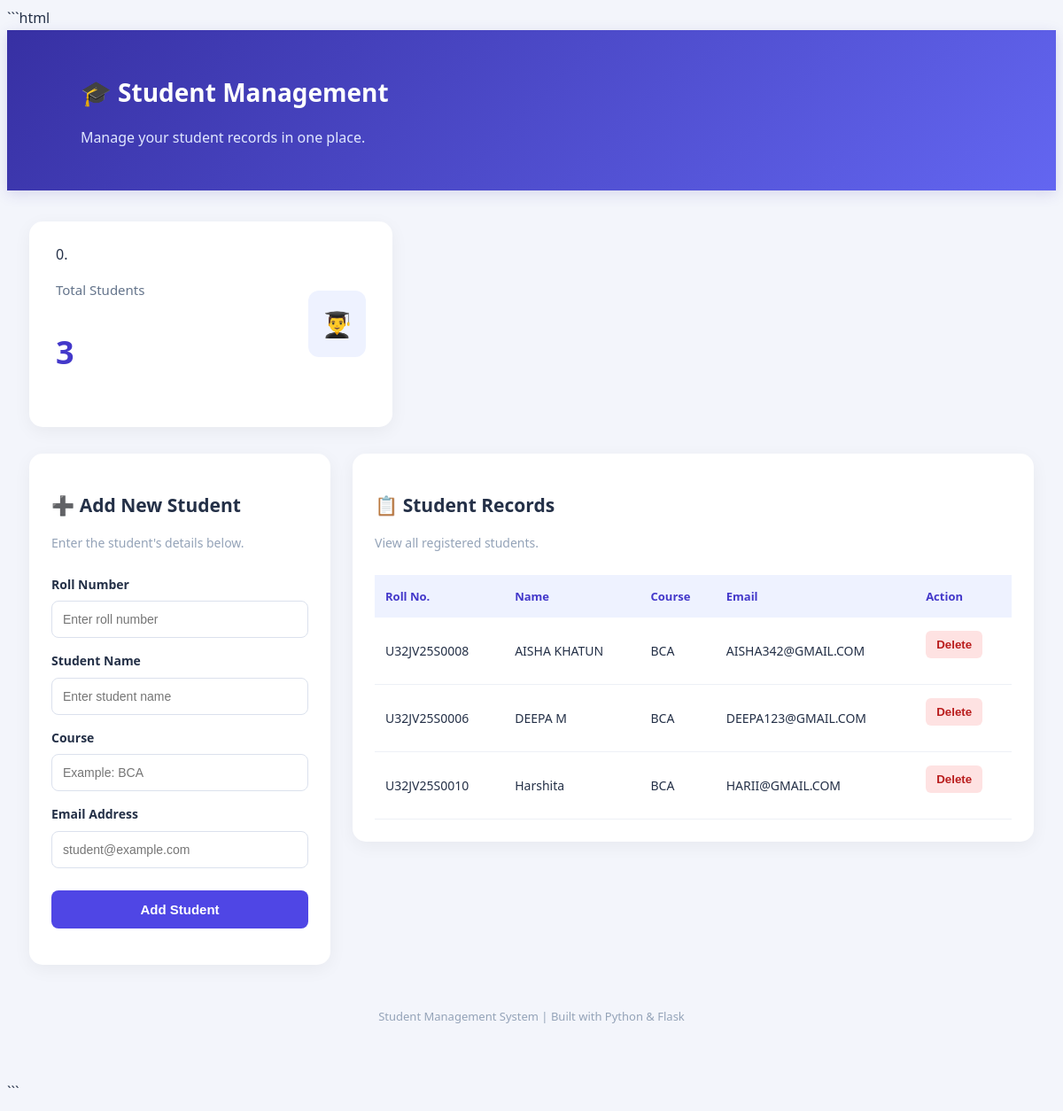
The page / on the database its author committed.
### tables this page shows
CREATE TABLE students (
            id INTEGER PRIMARY KEY AUTOINCREMENT,
            roll_no TEXT UNIQUE NOT NULL,
            name TEXT NOT NULL,
            course TEXT NOT NULL,
            email TEXT NOT NULL
        );

### app.py (the view)
@app.route("/")
def index():
    conn = sqlite3.connect(DATABASE)
    conn.row_factory = sqlite3.Row
    students = conn.execute(
        "SELECT * FROM students ORDER BY id DESC"
    ).fetchall()
    total_students = conn.execute(
        "SELECT COUNT(*) FROM students"
    ).fetchone()[0]
    conn.close()
    return render_template(
        "index.html",
        students=students,
        total_students=total_students
    )

### templates/index.html (shortened to what this page needs)
<!DOCTYPE html>
<html lang="en">
<head>
    <link rel="stylesheet"
          href="{{ url_for('static', filename='style.css') }}">
</head>
<body>
    <header class="header">
        <div>
            <h1>🎓 Student Management</h1>
            <p>Manage your student records in one place.</p>
        </div>
    </header>
    <main class="container">
        <section class="stats-card">
            <div>0.
                <p>Total Students</p>
                <h2>{{ total_students }}</h2>
            </div>
            <div class="stats-icon">👨‍🎓</div>
        </section>
        <div class="content-grid">
            <section class="card">
                <h2>➕ Add New Student</h2>
                <p class="subtitle">Enter the student's details below.</p>
                <form action="/add" method="POST">
                    <label for="roll_no">Roll Number</label>
                    <input
                        type="text"
                        id="roll_no"
                        name="roll_no"
                        placeholder="Enter roll number"
                        required
                    >
                    <label for="name">Student Name</label>
                    <input
                        type="text"
                        id="name"
                        name="name"
                        placeholder="Enter student name"
                        required
                    >
                    <label for="course">Course</label>
                    <input
                        type="text"
                        id="course"
                        name="course"
                        placeholder="Example: BCA"
                        required
                    >
                    <label for="email">Email Address</label>
                    <input
                        type="email"
                        id="email"
                        name="email"
                        placeholder="student@example.com"
                        required
                    >
                    <button type="submit" class="btn-primary">
                        Add Student
                    </button>
                </form>
            </section>
            <section class="card student-card">
                <h2>📋 Student Records</h2>
                <p class="subtitle">View all registered students.</p>
                <div class="table-wrapper">
                    <table>
                        <thead>
                            <tr>
                                <th>Roll No.</th>
                                <th>Name</th>
                                <th>Course</th>
                                <th>Email</th>
                                <th>Action</th>
                            </tr>
                        </thead>
                        <tbody>
                            {% for student in students %}
                            <tr>
                                <td>{{ student['roll_no'] }}</td>
                                <td>{{ student['name'] }}</td>
                                <td>{{ student['course'] }}</td>
                                <td>{{ student['email'] }}</td>
                                <td>
                                    <form
                                        action="{{ url_for(
                                            'delete_student',
                                            student_id=student['id']
                                        ) }}"
                                        method="POST"
                                        onsubmit="return confirm(
                                            'Delete this student?'
                                        )"
                                    >
                                        <button
                                            type="submit"
                                            class="btn-delete"
                                        >
                                            Delete
                                        </button>
                                    </form>
                                </td>
                            </tr>
                            {% else %}
                            <tr>
                                <td colspan="5" class="empty">
                                    No students added yet.
                                </td>
                            </tr>
                            {% endfor %}
                        </tbody>
                    </table>
                </div>
            </section>
        </div>
        <footer>
            <p>Student Management System | Built with Python & Flask</p>
        </footer>
    </main>
</body>
</html>

### static/style.css (style rules this page uses)
body { font-family: "Segoe UI", Arial, sans-serif; background: #f3f5fb; color: #243047; line-height: 1.6; }
.header { background: linear-gradient(135deg, #3730a3, #6366f1); color: white; padding: 30px 7%; box-shadow: 0 4px 15px rgba(55, 48, 163, 0.15); }
.header h1 { font-size: 28px; margin-bottom: 5px; }
.header p { color: #e0e7ff; }
.container { max-width: 1450px; margin: 35px auto; padding: 0 25px; }
.stats-card { background: white; padding: 25px 30px; border-radius: 15px; display: flex; align-items: center; justify-content: space-between; max-width: 350px; margin-bottom: 30px; box-shadow: 0 5px 20px rgba(0, 0, 0, 0.05); }
.stats-card p { color: #64748b; font-size: 15px; }
.stats-card h2 { color: #4338ca; font-size: 36px; }
.stats-icon { background: #eef2ff; padding: 15px; border-radius: 12px; font-size: 28px; }
.content-grid { display: grid; grid-template-columns: 340px minmax(0, 1fr); gap: 25px; align-items: start; }
.card { background: white; padding: 25px; border-radius: 15px; box-shadow: 0 5px 20px rgba(0, 0, 0, 0.05); min-width: 0; }
.card h2 { font-size: 21px; margin-bottom: 5px; }
.subtitle { color: #94a3b8; font-size: 14px; margin-bottom: 25px; }
label { display: block; font-size: 14px; font-weight: 600; margin: 15px 0 7px; }
input { width: 100%; padding: 12px; border: 1px solid #dbe1ed; border-radius: 8px; outline: none; font-size: 14px; transition: 0.2s; }
.btn-primary { width: 100%; margin-top: 25px; padding: 13px; background: #4f46e5; color: white; border: none; border-radius: 8px; font-size: 15px; font-weight: 600; cursor: pointer; transition: 0.2s; }
.table-wrapper { width: 100%; overflow-x: auto; }
table { width: 100%; border-collapse: collapse; white-space: nowrap; }
thead { background: #eef2ff; }
th { color: #4338ca; font-size: 13px; text-align: left; padding: 15px 12px; }
td { padding: 15px 12px; border-bottom: 1px solid #edf0f6; font-size: 14px; }
.btn-delete { background: #fee2e2; color: #b91c1c; border: none; padding: 8px 12px; border-radius: 6px; cursor: pointer; font-weight: 600; }
footer { text-align: center; color: #94a3b8; padding: 35px 0 15px; font-size: 13px; }

### rows shown on the page
students: roll_no "U32JV25S0008", name "AISHA KHATUN", course "BCA", email "AISHA342@GMAIL.COM"
students: roll_no "U32JV25S0006", name "DEEPA M", course "BCA", email "DEEPA123@GMAIL.COM"
students: roll_no "U32JV25S0010", name "Harshita", course "BCA", email "HARII@GMAIL.COM"

### other values the page prints
{{ total_students }} "3"
